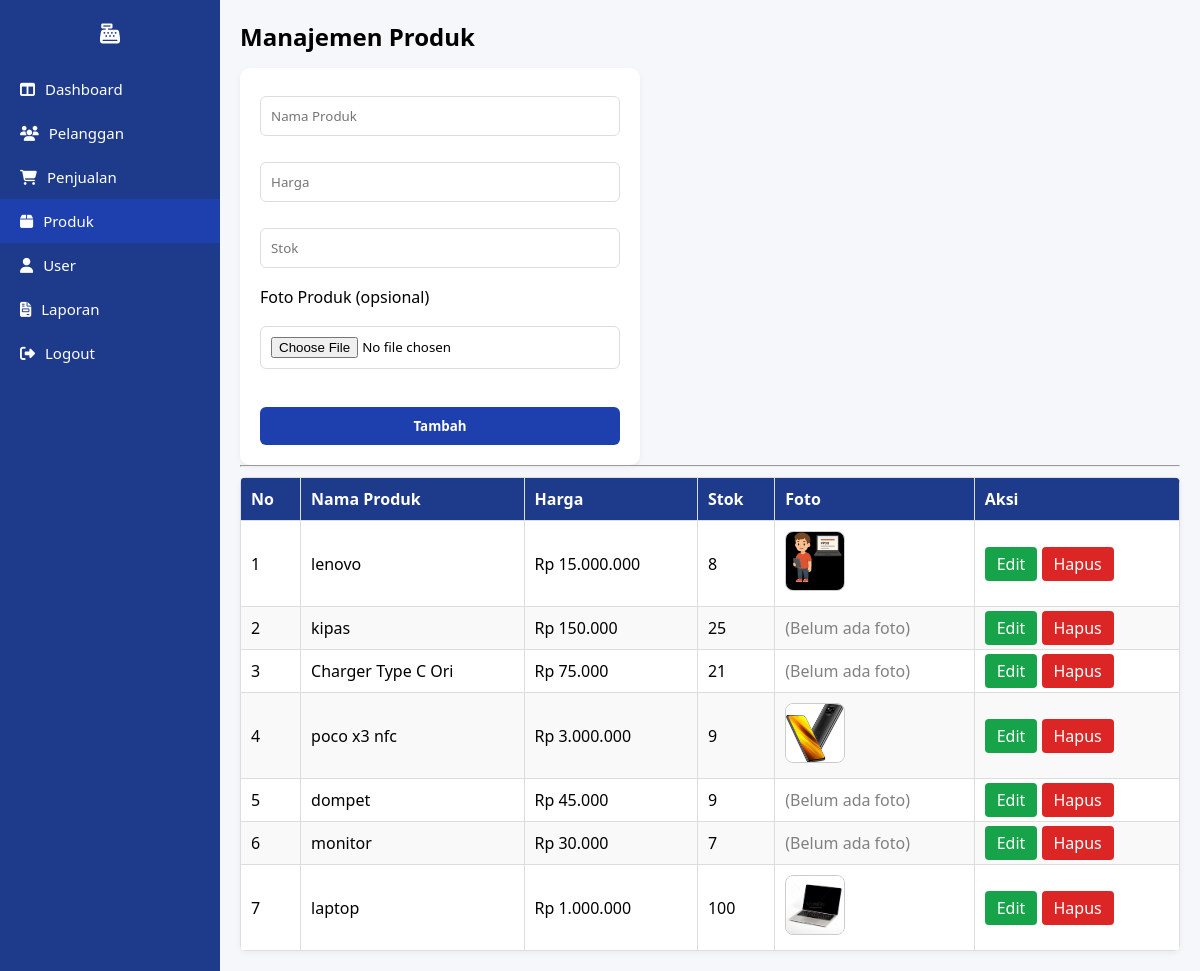
Screenshot of /halaman/produk.php (signed in) with the database file from the repository.
### tables this page shows
CREATE TABLE `tbl_produk` (
  `id_produk` int(11) NOT NULL,
  `nama_produk` varchar(100) NOT NULL,
  `harga` decimal(10,0) NOT NULL,
  `stok` int(11) NOT NULL,
  `foto` varchar(255) DEFAULT NULL
);

### halaman/produk.php (the view, shortened to what this page needs)
<?php
include("../config/koneksi.php");
$level = $_SESSION['level'] ?? '';
$editMode = false;
$editData = null;
$data = mysqli_query($koneksi, "SELECT * FROM tbl_produk ORDER BY id_produk DESC");
?>
<!DOCTYPE html>
<html lang="id">
<head>
  <link rel="stylesheet" href="../assets/css/style.css">
  <link rel="stylesheet" href="https://cdnjs.cloudflare.com/ajax/libs/font-awesome/6.5.0/css/all.min.css">
</head>
<body>
<div class="dashboard">
  <?php include("sidebar.php"); ?>
  <main class="content">
    <h2>Manajemen Produk</h2>
    <?php if ($level === 'admin'): ?>
      <form action="../proses/proses_produk.php" method="POST" enctype="multipart/form-data" class="form-box">
        <input type="text" name="nama_produk" placeholder="Nama Produk"
               value="<?= $editMode ? $editData['nama_produk'] : '' ?>" required>
        <input type="number" name="harga" placeholder="Harga"
               value="<?= $editMode ? $editData['harga'] : '' ?>" required>
        <input type="number" name="stok" placeholder="Stok"
               value="<?= $editMode ? $editData['stok'] : '' ?>" required>
        <label>Foto Produk (opsional)</label>
        <input type="file" name="foto" accept=".jpg,.jpeg,.png">
        <button type="submit" name="<?= $editMode ? 'update' : 'tambah' ?>" class="btn">
          <?= $editMode ? 'Update' : 'Tambah' ?>
        </button>
      </form>
      <hr>
    <?php endif; ?>
    <table>
      <thead>
        <tr>
          <th>No</th>
          <th>Nama Produk</th>
          <th>Harga</th>
          <th>Stok</th>
          <th>Foto</th>
          <?php if ($level === 'admin'): ?>
            <th>Aksi</th>
          <?php endif; ?>
        </tr>
      </thead>
      <tbody>
        <?php $no=1; while($row=mysqli_fetch_assoc($data)): ?>
        <tr>
          <td><?= $no++ ?></td>
          <td><?= htmlspecialchars($row['nama_produk']) ?></td>
          <td>Rp <?= number_format($row['harga'],0,',','.') ?></td>
          <td><?= $row['stok'] ?></td>
          <td>
            <?php if(!empty($row['foto'])): ?>
              <img src="../uploads/produk/<?= $row['foto'] ?>" class="foto-preview" alt="Foto Produk">
            <?php else: ?>
              <span style="color:gray;">(Belum ada foto)</span>
            <?php endif; ?>
          </td>
          <?php if ($level === 'admin'): ?>
            <td>
              <a href="?edit=<?= $row['id_produk'] ?>" class="btn-edit">Edit</a>
              <a href="../proses/proses_produk.php?hapus=<?= $row['id_produk'] ?>"
                 class="btn-delete" onclick="return confirm('Yakin hapus produk ini?')">Hapus</a>
            </td>
          <?php endif; ?>
        </tr>
        <?php endwhile; ?>
      </tbody>
    </table>
  </main>
</div>
</body>
</html>

### halaman/sidebar.php
<aside class="sidebar">
  <div class="logo">
    <i class="fa-solid fa-cash-register"></i>
  </div>
  <ul>
    <li class="<?= basename($_SERVER['PHP_SELF']) == 'dashboard.php' ? 'active' : '' ?>">
      <a href="dashboard.php"><i class="fa-solid fa-table-columns"></i> Dashboard</a>
    </li>
    <li class="<?= basename($_SERVER['PHP_SELF']) == 'pelanggan.php' ? 'active' : '' ?>">
      <a href="pelanggan.php"><i class="fa-solid fa-users"></i> Pelanggan</a>
    </li>
    <li class="<?= basename($_SERVER['PHP_SELF']) == 'penjualan.php' ? 'active' : '' ?>">
      <a href="penjualan.php"><i class="fa-solid fa-cart-shopping"></i> Penjualan</a>
    </li>
    <li class="<?= basename($_SERVER['PHP_SELF']) == 'produk.php' ? 'active' : '' ?>">
      <a href="produk.php"><i class="fa-solid fa-box"></i> Produk</a>
    </li>
    <?php if ($_SESSION['level'] == 'admin'): ?>
    <li class="<?= basename($_SERVER['PHP_SELF']) == 'user.php' ? 'active' : '' ?>">
      <a href="user.php"><i class="fa-solid fa-user"></i> User</a>
    </li>
    <?php endif; ?>
    <li class="<?= basename($_SERVER['PHP_SELF']) == 'laporan.php' ? 'active' : '' ?>">
      <a href="laporan.php"><i class="fa-solid fa-file-invoice"></i> Laporan</a>
    </li>
    <li>
      <a href="../logout.php"><i class="fa-solid fa-right-from-bracket"></i> Logout</a>
    </li>
  </ul>
</aside>

### assets/css/style.css (style rules this page uses)
* { margin: 0; padding: 0; box-sizing: border-box; font-family: "Segoe UI", sans-serif; }
.btn { width: 100%; margin-top: 20px; padding: 10px; border: none; background: #1e40af; color: white; border-radius: 6px; font-weight: bold; cursor: pointer; text-decoration: none; display: inline-block; text-align: center; }
.btn-edit { padding: 6px 12px; background: #16a34a; color: white; border-radius: 4px; text-decoration: none; }
.btn-delete { padding: 6px 12px; background: #dc2626; color: white; border-radius: 4px; text-decoration: none; }
.dashboard { display: flex; position: relative; height: 100vh; }
.sidebar { position: fixed; top: 0; left: 0; width: 220px; height: 100vh; background: #1e3a8a; color: white; display: flex; flex-direction: column; padding: 20px 0; z-index: 9999; }
.sidebar .logo { text-align: center; margin-bottom: 20px; font-size: 20px; }
.sidebar ul { list-style: none; }
.sidebar ul li { padding: 12px 20px; cursor: pointer; display: flex; align-items: center; gap: 10px; font-size: 15px; }
.sidebar ul li a { color: white; text-decoration: none; display: flex; align-items: center; gap: 10px; }
.sidebar ul li:hover, .sidebar ul li.active { background: #1e40af; }
.content { flex: 1; margin-left: 220px; padding: 20px; background: #f5f7fb; overflow-y: auto; position: relative; z-index: 1; }
.content h2 { margin-bottom: 20px; }
table { width: 100%; border-collapse: collapse; margin-top: 10px; background: white; border-radius: 8px; overflow: hidden; box-shadow: 0 2px 6px rgba(0, 0, 0, 0.05); }
th, td { padding: 12px; border-bottom: 1px solid #eee; text-align: left; }
th { background: #f0f2f9; font-weight: bold; }
.form-box { background: white; padding: 20px; border-radius: 10px; box-shadow: 0 2px 6px rgba(0, 0, 0, 0.05); max-width: 400px; }
.form-box input, .form-box select, .form-box textarea { width: 100%; padding: 10px; margin: 8px 0; border: 1px solid #ddd; border-radius: 6px; }
.form-box button { width: 100%; }
.content h2 { margin-bottom: 15px; }
.content table { width: 100%; border-collapse: collapse; margin-top: 10px; background: white; border-radius: 6px; overflow: hidden; box-shadow: 0 2px 6px rgba(0, 0, 0, 0.05); }
.content table th, .content table td { padding: 10px; border: 1px solid #ddd; text-align: left; }
.content table th { background: #1e3a8a; color: white; font-weight: bold; }
.content table tr:nth-child(even) { background: #f9f9f9; }

### halaman/produk.php (style rules this page uses)
.foto-preview { width: 60px; height: 60px; border-radius: 8px; object-fit: cover; border: 1px solid #ccc; }
.form-box { display: flex; flex-direction: column; gap: 10px; max-width: 400px; }

### rows the page displays
tbl_produk: nama_produk "lenovo", harga "15.000.000", stok "8", foto (picture)
tbl_produk: nama_produk "kipas", harga "150.000", stok "25", foto "(Belum ada foto)"
tbl_produk: nama_produk "Charger Type C Ori", harga "75.000", stok "21", foto "(Belum ada foto)"
tbl_produk: nama_produk "poco x3 nfc", harga "3.000.000", stok "9", foto (picture)
tbl_produk: nama_produk "dompet", harga "45.000", stok "9", foto "(Belum ada foto)"
tbl_produk: nama_produk "monitor", harga "30.000", stok "7", foto "(Belum ada foto)"
tbl_produk: nama_produk "laptop", harga "1.000.000", stok "100", foto (picture)
